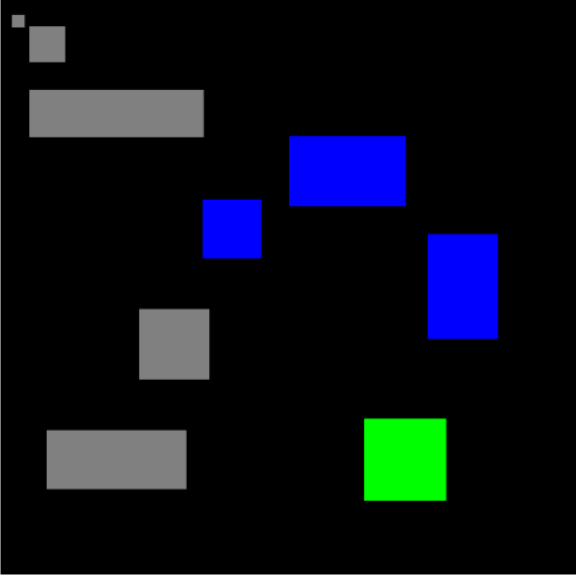
#> input picture calculate_area/chale.png, 576 x 576 px
$ python -i calculate_area.py   (imports and definitions only)
#> lines starting #> are read from the running program, lines starting #| are printed output that depends on the picture; after the words box and inside, x2 and y2 are one past the last pixel; in counts of white or black regions, pixels touching at a corner belong together
#> further down, picture is the input picture: shape (576, 576, 3); mean B, G, R 24.3, 14.9, 9.7
import cv2 as cv
import numpy as np
# from google.colab.patches import cv2_imshow

def calculate_area(image):
    # Define more accurate color ranges in HSV
    colors = {
        "red": [([0, 100, 100], [10, 255, 255]), ([160, 100, 100], [179, 255, 255])],
        "green": [([35, 100, 100], [85, 255, 255])],
        "blue": [([100, 150, 0], [140, 255, 255])],
        "yellow": [([20, 100, 100], [30, 255, 255])],
        "purple": [([130, 50, 50], [160, 255, 255])],
        "gray": [([0, 0, 50], [180, 50, 200])], # Adjust gray range as needed
    }

    hsv = cv.cvtColor(image, cv.COLOR_BGR2HSV)
#> hsv: shape (576, 576, 3); mean H, S, V 8.6, 21, 29.5
    areas = {}
    found_color = False

    for name, ranges in colors.items():
        mask = np.zeros(image.shape[:2], dtype=np.uint8)

        # Create the mask based on color ranges
        for lower, upper in ranges:
            mask |= cv.inRange(hsv, np.array(lower), np.array(upper))

        # Find contours
        contours, _ = cv.findContours(mask, cv.RETR_EXTERNAL, cv.CHAIN_APPROX_SIMPLE)
        total_area = 0

        for cnt in contours:
            contour_area = cv.contourArea(cnt)  # Use contour area directly
            x, y, w, h = cv.boundingRect(cnt)

            # Check if it's a square (w == h) or rectangle (w != h)
            if 0.95<=float(w/h)<=1.05:
                # For squares, add 4 to both width and height and then calculate area
                total_area += (w - 1) * (h - 1)
            else:
                # For rectangles, multiply the area by 3
                total_area += (h-1) * (w-1) * 3

            # # Display color name and dimensions (only for display, not for area calculation)
            # cv.putText(image, name, (x, y - 10), cv.FONT_HERSHEY_SIMPLEX, 0.9, (36,255,12), 2)  # Display color name above shapes
            # cv.putText(image, f"w={w}, h={h}", (x, y + h + 20), cv.FONT_HERSHEY_SIMPLEX, 0.7, (36,255,12), 2)

        if total_area > 0:
            areas[name] = total_area
            found_color = True
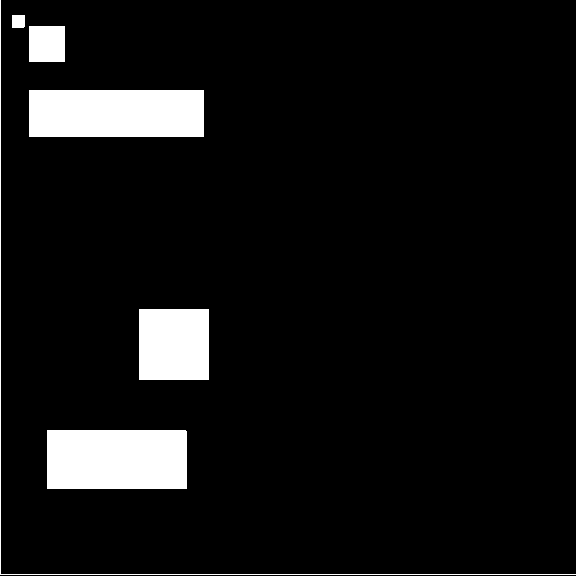
#> mask: shape (576, 576); 7.3% white; 6 white regions, box (x1, y1, x2, y2) and area: (47, 430, 187, 489) 8259, (29, 90, 204, 137) 8225, (139, 309, 209, 380) 4970, (29, 26, 65, 62) 1296, (0, 0, 576, 575) 1150, (12, 15, 25, 28) 168
#> after the loop, areas = {'green': 6724, 'blue': 52437, 'gray': 384447}

    # If no color found, add black color with total pixel count
    if not found_color:
        black_area = image.shape[0] * image.shape[1]  # Total number of pixels in the image
        areas["black"] = black_area

    # # Display the image with color labels and dimensions
    # cv2_imshow(image)
    # cv.waitKey(0)
    # cv.destroyAllWindows()

    # Return areas in the requested format
    return "\n".join([f"{color}, {int(area)}" for color, area in areas.items()])

# [7 lines of commented-out code are left out]

>>> import cv2
>>> picture = cv2.imread('chale.png')
>>> result = calculate_area(picture)
